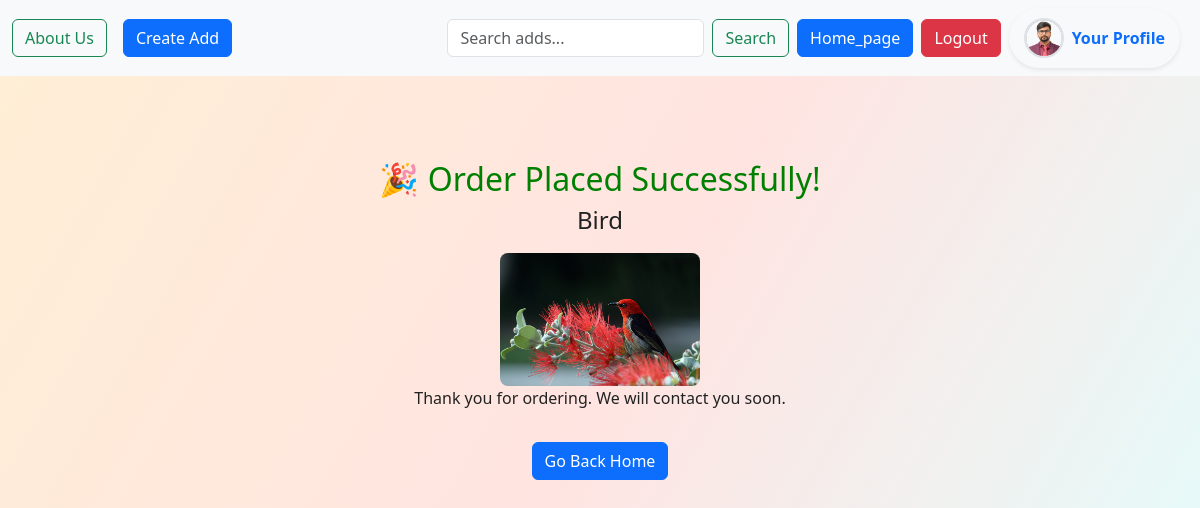
/order_success/14/ (signed in), run on the app's committed database.
### tweet/models.py (models this page shows, shortened)
class UserProfile(models.Model):
    user = models.OneToOneField(User, on_delete=models.CASCADE)
    profile_photo = models.ImageField(
        upload_to='profile_pics/',
        default='photos/man1.webp',
        blank=True, null=True
    )

class Order(models.Model):
    user = models.ForeignKey(User, on_delete=models.CASCADE)
    tweet = models.ForeignKey(Tweet, on_delete=models.CASCADE)
    name = models.CharField(max_length=200)
    phone = models.CharField(max_length=20)
    pin = models.CharField(max_length=10)
    address = models.TextField()
    created_at = models.DateTimeField(auto_now_add=True)

class Tweet(models.Model):
    user = models.ForeignKey(User, on_delete=models.CASCADE)
    phone = models.CharField(max_length=20, blank=True, null=True)
    title = models.CharField(max_length=50, blank=True, null=True)
    text = models.TextField(max_length=500)
    photo = models.ImageField(upload_to='photos/', blank=True, null=True)
    created_at = models.DateField(auto_now=True)

### tweet/views.py (the view)
# urls.py: path("order_success/<int:order_id>/", views.order_success, name="order_success"),
def order_success(request, order_id):
    order = get_object_or_404(Order, id=order_id)
    return render(request, 'order_success.html', {"order": order})

### tweet/templates/order_success.html
{% extends "layout.html" %}
{% block content %}
<div style="max-width:600px; margin:80px auto; text-align:center;">
    <h2 style="color:green;">🎉 Order Placed Successfully!</h2>
    <h4>{{ order.tweet.title }}</h4>
    {% if order.tweet.photo %}
      <img src="{{ order.tweet.photo.url }}" style="max-width:200px; border-radius:8px; margin-top:10px;">
    {% endif %}
    <p>Thank you for ordering. We will contact you soon.</p>
    <a href="{% url 'tweet_list' %}" class="btn btn-primary mt-3">Go Back Home</a>
</div>
{% endblock %}

### templates/layout.html (shortened to what this page needs)
{% load static %}
<!DOCTYPE html>
<html lang="en">
<head>
    <link href="https://cdn.jsdelivr.net/npm/bootstrap@5.3.8/dist/css/bootstrap.min.css" rel="stylesheet">
</head>
<body>
  <nav class="navbar navbar-expand-lg bg-body-tertiary fixed-top">
  <div class="container-fluid">
    <div class="collapse navbar-collapse" id="navbarSupportedContent">
      <ul class="navbar-nav me-auto mb-2 mb-lg-0">
        <div class="d-flex gap-3">
            <a class="btn btn-outline-success" href="{% url 'About_Us' %}">About Us</a>
            <a class="btn btn-primary" href="{% url 'tweet_create' %}">Create Add</a>
        </div>
      </ul>
      <form class="d-flex" role="search" method="GET" action="{% url 'tweet_list' %}">
          <input class="form-control me-2" type="search" name="q" placeholder="Search adds..."value="{{ request.GET.q }}">
          <button class="btn btn-outline-success" type="submit">Search</button>
      </form>
      <a href="{% url 'tweet_list' %}" class='btn btn-primary mx-2'>Home_page</a>
      {% if user.is_authenticated %}
        <form method='POST' action="{% url 'logout' %}" >
          <button class='btn btn-danger' type='submit'> Logout </button>
        </form>
      {% else %}
        <a href="{% url 'register' %}" class='btn btn-primary mx-2'>Register</a>
        <a href="{% url 'login' %}" class='btn btn-primary mx-2'>Login</a>
      {% endif %}
      {% if user.is_authenticated %}
        <a href="{% url 'your_profile' %}"
          class="btn btn-light mx-2 shadow-sm d-flex align-items-center gap-2"
          style="border-radius: 50px; padding: 6px 14px; height: 60px;">
          <img src="{% if user.userprofile.profile_photo %}{{ user.userprofile.profile_photo.url }}{% else %}{% static 'images/default_profile.png' %}{% endif %}"
              class="rounded-circle border border-2"
              width="40" height="40">
          <span class="fw-semibold text-primary">Your Profile</span> </a>
      {% endif %}
    </div>
  </div>
</nav>
    {% block content %}{% endblock %}
</body>
</html>

### templates/layout.html (style rules this page uses)
body { padding-top: 80px; background: linear-gradient(120deg, #ffefd5, #ffe4e1, #e0ffff); background-attachment: fixed; color: #222; }

### data on the page
Order: tweet "Bird", tweet.photo (picture)
